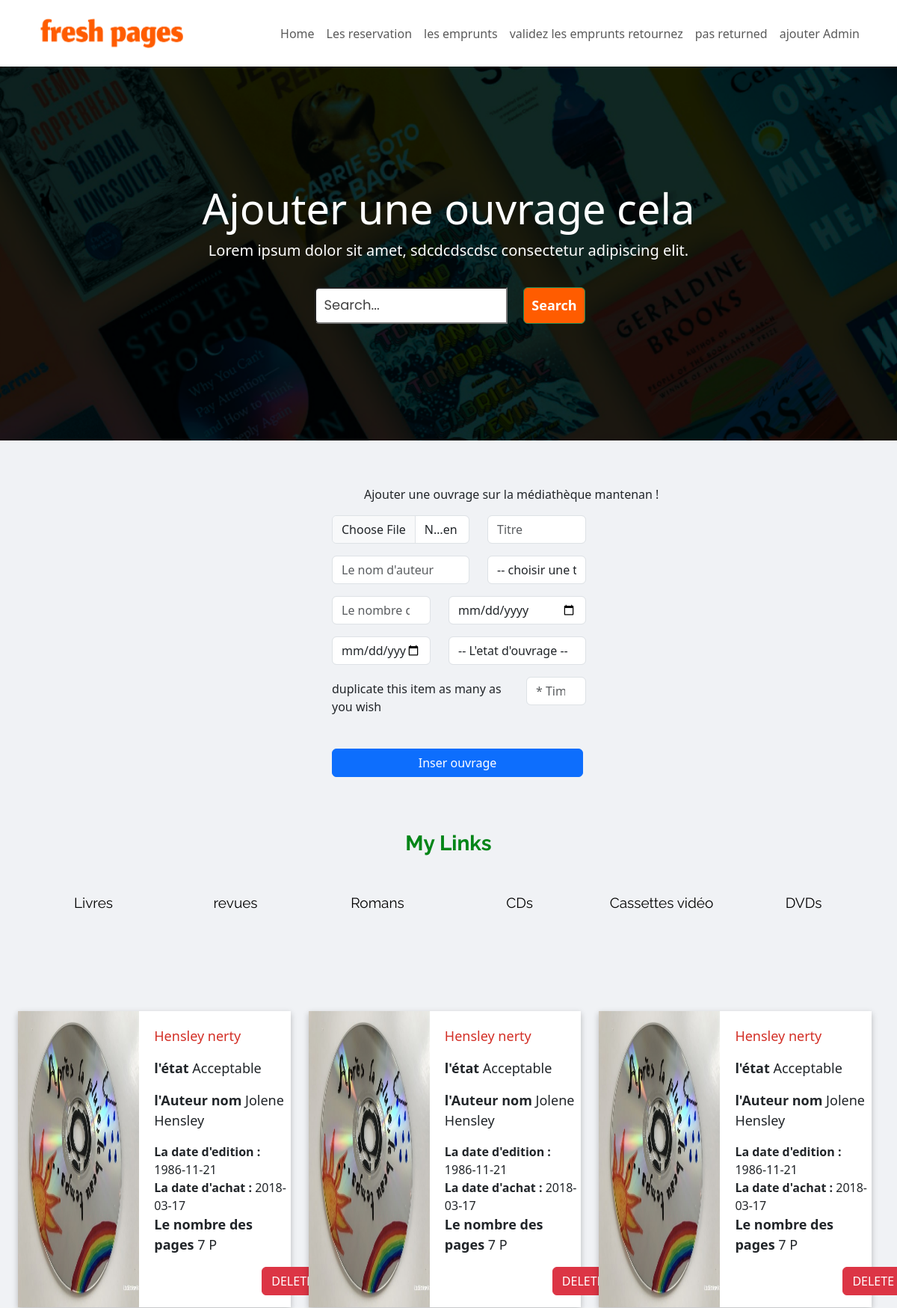
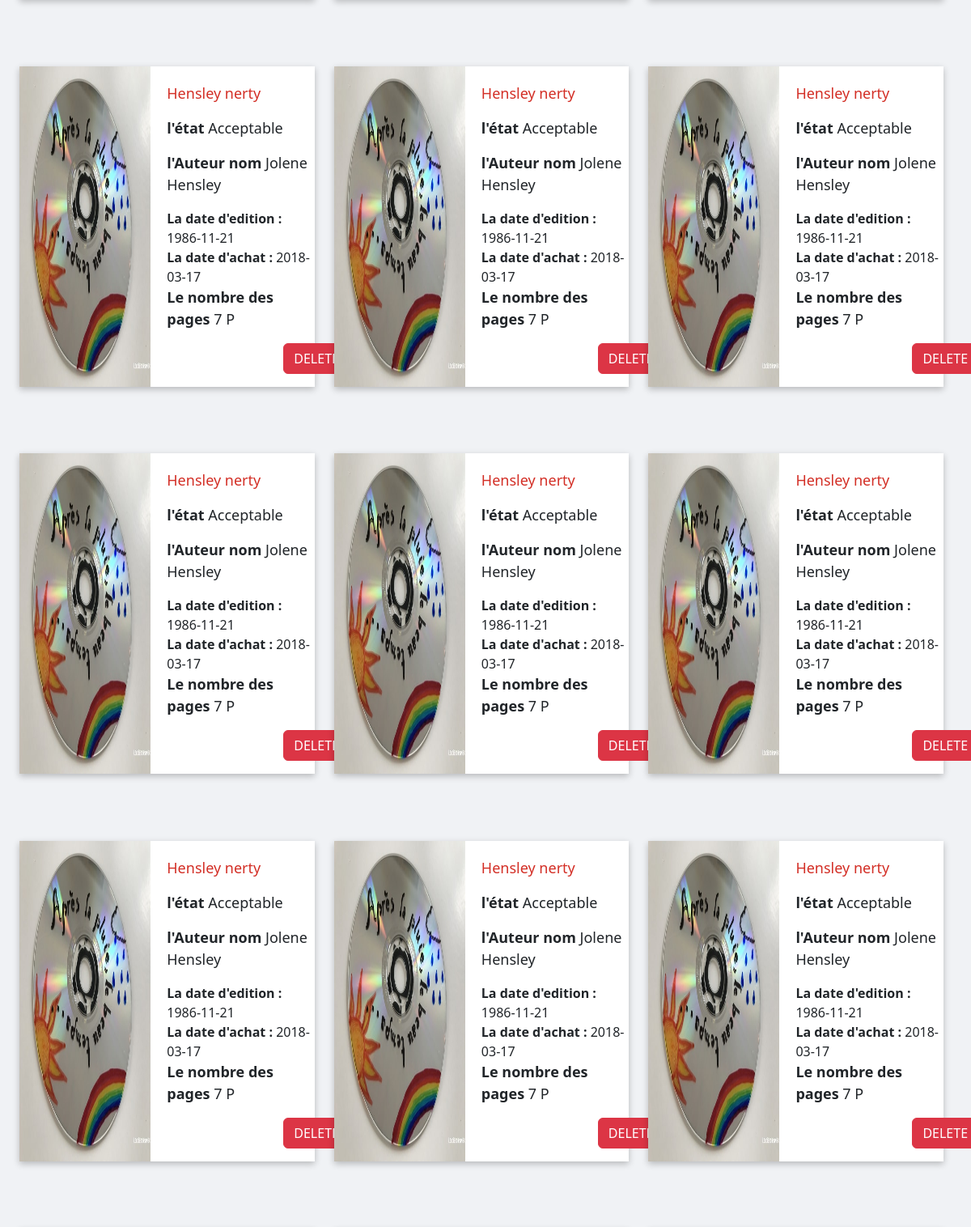
Page /officePage.php (upper part) on the committed database (2 pictures, top to bottom).
### tables this page shows
CREATE TABLE `ouvrage` (
  `code_ouvrage` int(11) NOT NULL,
  `titre` varchar(255) NOT NULL,
  `nom_lauteur` varchar(220) NOT NULL,
  `image` varchar(220) NOT NULL,
  `status` varchar(220) NOT NULL,
  `type` varchar(220) NOT NULL,
  `date_edition` date NOT NULL,
  `date_purchase` date NOT NULL,
  `num_pages` int(11) NOT NULL,
  `ouvrage_state` varchar(255) NOT NULL
);

### classes/searchFilter.php (called while the page is built, shortened)
<?php
class Ouvrage {
    private $conn;
    public function __construct($conn) {
      $this->conn = $conn;
    }
    public function getAll() {
      $sql = "SELECT * FROM ouvrage";
      $stmt = $this->conn->prepare($sql);
      $stmt->execute();
      return $stmt->fetchAll(PDO::FETCH_ASSOC);
    }
  }
?>

### officePage.php (the view, shortened to what this page needs)
<?php
include('includes/header.php');
?>
<link rel="stylesheet" href="https://cdn.jsdelivr.net/npm/sweetalert2@11.0.19/dist/sweetalert2.min.css">
<nav class="navbar navbar-expand-md navbar-light bg-white sticky-top">
  <div class="container">
    <a class="navbar-brand" href="#">
      <img src="assets/logo12.png" style="width: 220px; height: 63px;" alt="Fresh Pages" height="50">
    </a>
    <div class="collapse navbar-collapse" id="navbarNav">
      <ul class="navbar-nav ms-auto">
        <li class="nav-item">
          <a class="nav-link" href="officePage.php">Home</a>
        </li>
        <li class="nav-item">
         <a class="nav-link" href="officereservations.php">Les reservation</a>
        </li>
         <li class="nav-item">
         <a class="nav-link" href="empruntsPages.php">les emprunts</a>
        </li>
        <li class="nav-item">
         <a class="nav-link"  href="ouvrageretournez.php">validez les emprunts retournez</a>
        </li>
        <li class="nav-item">
         <a class="nav-link"  href="notReturned.php">pas returned</a>
        </li>
        <li class="nav-item">
         <a class="nav-link"  href="addAdmin.php">ajouter Admin</a>
        </li>
      </ul>
    </div>
  </div>
</nav>
<div class="jumbotron jumbotron-fluid" style="background-image: url('assets/assets.png');">
  <div class="container">
    <h1 class="display-4">Ajouter une ouvrage cela</h1>
    <p class="lead">Lorem ipsum dolor sit amet, sdcdcdscdsc consectetur adipiscing elit.</p>
    <form method="GET" action="" class="formdd-inline">
      <div class="input-group">
        <input type="text" name="search" class="formdd-control" placeholder="Search...">
        <div class="input-group-append">
          <button class="btn btn-success" type="submit" style="padding: 10px; background-color: #FF5C00; font-size: 18px; font-weight: bold;"  >Search</button>
        </div>
      </div>
    </form>
  </div>
</div>
<div class="" style="width: 50%; margin: 5% auto 2% 37%;">
<form action="additem.php" method="POST" enctype="multipart/form-data">
<p class="" style="margin-left: 43px;">Ajouter une ouvrage sur la médiathèque mantenan !</p>
<div class="mt-3">
<div class="row mb-3">
  <div class="col-md-4">
    <input type="file" class="form-control" placeholder="Place an image" name="my_image">
  </div>
  <div class="col-md-3">
    <input type="text" class="form-control" placeholder="Titre" name="title">
  </div>
 </div>
<div class="row mb-3">
  <div class="col-md-4">
    <input type="text" class="form-control" placeholder="Le nom d'auteur" name="auteurname">
  </div>
  <div class="col-md-3">
  <select class="form-control" name="type">
      <option value="">-- choisir une type --</option>
    </select>
  </div>
  </div>
  <div class="row mb-3">
  <div class="col-md-3">
    <input type="number" placeholder="Le nombre des pages" class="form-control" name="pages">
  </div>
  <div class="col-md-4">
    <input type="date" placeholder="La date d'edition" class="form-control" name="editiondate">
  </div>
</div>
<div class="row mb-3">
  <div class="col-md-3">
    <input type="date" placeholder="La date d'achat" class="form-control" name="purshasedate">
  </div>
  <div class="col-md-4">
    <select class="form-control" name="state">
      <option value="">-- L'etat d'ouvrage --</option>
    </select>
  </div>
  </div>
  <div class="row mb-3">
        <div class="col-sm-5 mt-1">
      <p>duplicate this item as many as you wish</p>
      </div>
  <div class="col-md-2">
    <input type="number" placeholder="* Times" class="form-control" name="num_inserts">
  </div>
  </div>
  <div class="row addouvragebtn" >
  <button type="submit" class="btn btn-primary" name="upload">Inser ouvrage</button>
  </div>
</div>
</form>
</div>
<div class="home_links container">
  <h3 style="font-size: 1.75rem;
  color: #028517; font-weight: bold; font-family: 'Raleway', sans-serif;">My Links</h3>
  <div class="middle_links row mt-5 mb-5">
    <div class="col-md-2 col-md-offset-2">
      <a href="officePage.php?category=Livres" class="nav-link middle_link" id="livres-link">Livres</a>
    </div>
    <div class="col-md-2">
      <a href="officePage.php?category=des revues" class="nav-link middle_link" id="revues-link">revues</a>
    </div>
    <div class="col-md-2">
      <a href="officePage.php?category=des romans" class="nav-link middle_link" id="romans-link">Romans</a>
    </div>
    <div class="col-md-2">
      <a href="officePage.php?category=CDs" class="nav-link middle_link" id="cds-link">CDs</a>
    </div>
    <div class="col-md-2 ">
      <a href="officePage.php?category=des cassettes" class="nav-link middle_link" id="cassettes-video-link">Cassettes vidéo</a>
    </div>
    <div class="col-md-2">
      <a href="officePage.php?category=DVDs" class="nav-link middle_link" id="dvds-link">DVDs</a>
    </div>
  </div>
</div>
<?php
require_once 'classes/searchFilter.php';
$db = new Database("localhost", "root", "", "books");
$conn = $db->getConnection();
$sql = "SELECT * FROM ouvrage";
$stmt = $conn->prepare($sql);
$stmt->execute();
$rows = $stmt->fetchAll(PDO::FETCH_ASSOC);
$ouvrage = new Ouvrage($conn);
$search = $_GET['search'] ?? '';
$rows  = $ouvrage->getAllByName($search);
if (isset($_GET['category'])) {
  $rows = $ouvrage->getByCategory($_GET['category']);
} elseif (!empty($search)) {
  $rows = $ouvrage->getAllByName($search);
} else {
  $rows = $ouvrage->getAll();
}
?>
<div style="margin-left: 2%;" class="d-flex flex-wrap wrap gap-4 mt-5">
  <?php foreach ($rows as $row) { ?>
    <div class="full_card" style="background-color: white; position: relative;">
  <div class="image">
    <img src="uploads/<?php echo $row['image']; ?>" alt="Your Image">
  </div>
  <div class="text">
    <p style="color: #D32F26; font-size: 18px;"><?php echo $row['titre']; ?></p>
    <p><strong>l'état </strong> <?php echo $row['status']; ?></p>
    <p><strong>l'Auteur nom </strong> <?php echo $row['nom_lauteur']; ?></p>
    <span><strong>La date d'edition : </strong><?php echo $row['date_edition']; ?></span><br>
    <span><strong>La date d'achat : </strong><?php echo $row['date_purchase']; ?></span>
    <p><strong>Le nombre des pages</strong> <?php echo $row['num_pages']; ?> P</p>
          <div style="margin-left: 9rem; margin-bottom: 1rem;">
            <a class="confirm_the_delete btn btn-danger ml-2">DELETE</a>
          </div>
  </div>
</div>
  <?php } ?>
  </div>
<?php
include('includes/footer.php');
?>

### style.css (style rules this page uses)
* { box-sizing: border-box; margin: 0; padding: 0; }
.jumbotron { background-size: cover; height: 500px; color: #fff; text-align: center; display: flex; flex-direction: column; justify-content: center; }
.formdd-control { width: 35% !important; margin-right: 3%; padding: 10px; border-radius: 6px; }
.formdd-control::placeholder { color: rgb(66, 66, 66); font-family: 'Poppins', sans-serif; font-size: 18px; }
.formdd-inline { display: flex; justify-content: center; margin-top: 3%; margin-left: 34%; }
body { background-color: #f0f2f5; }
.addouvragebtn { width: 60%; padding: 12px; max-width: 60%; }
.container { text-align: center; }
.middle_links a { font-family: 'Raleway', sans-serif; font-weight: 400; color: black; font-size: 19px; }
.home_links { margin-top: 5%; margin-bottom: 6%; }
.text p { font-size: 18px; }
.full_card { display: flex; width: 31%; gap: 20px; box-shadow: rgba(0, 0, 0, 0.24) 0px 3px 8px; margin-top: 5%; }
.image { width: 50%; position: relative; }
.text { padding-top: 20px; width: 50%; }
.image img { max-width: 100%; height: 100%; }

### rows in the picture
ouvrage: image (picture), titre "Hensley nerty", status "Acceptable", nom_lauteur "Jolene Hensley", date_edition "1986-11-21", date_purchase "2018-03-17", num_pages "7"
ouvrage: image (picture), titre "Hensley nerty", status "Acceptable", nom_lauteur "Jolene Hensley", date_edition "1986-11-21", date_purchase "2018-03-17", num_pages "7"
ouvrage: image (picture), titre "Hensley nerty", status "Acceptable", nom_lauteur "Jolene Hensley", date_edition "1986-11-21", date_purchase "2018-03-17", num_pages "7"
ouvrage: image (picture), titre "Hensley nerty", status "Acceptable", nom_lauteur "Jolene Hensley", date_edition "1986-11-21", date_purchase "2018-03-17", num_pages "7"
ouvrage: image (picture), titre "Hensley nerty", status "Acceptable", nom_lauteur "Jolene Hensley", date_edition "1986-11-21", date_purchase "2018-03-17", num_pages "7"
ouvrage: image (picture), titre "Hensley nerty", status "Acceptable", nom_lauteur "Jolene Hensley", date_edition "1986-11-21", date_purchase "2018-03-17", num_pages "7"
ouvrage: image (picture), titre "Hensley nerty", status "Acceptable", nom_lauteur "Jolene Hensley", date_edition "1986-11-21", date_purchase "2018-03-17", num_pages "7"
ouvrage: image (picture), titre "Hensley nerty", status "Acceptable", nom_lauteur "Jolene Hensley", date_edition "1986-11-21", date_purchase "2018-03-17", num_pages "7"
ouvrage: image (picture), titre "Hensley nerty", status "Acceptable", nom_lauteur "Jolene Hensley", date_edition "1986-11-21", date_purchase "2018-03-17", num_pages "7"
ouvrage: image (picture), titre "Hensley nerty", status "Acceptable", nom_lauteur "Jolene Hensley", date_edition "1986-11-21", date_purchase "2018-03-17", num_pages "7"
ouvrage: image (picture), titre "Hensley nerty", status "Acceptable", nom_lauteur "Jolene Hensley", date_edition "1986-11-21", date_purchase "2018-03-17", num_pages "7"
ouvrage: image (picture), titre "Hensley nerty", status "Acceptable", nom_lauteur "Jolene Hensley", date_edition "1986-11-21", date_purchase "2018-03-17", num_pages "7"
